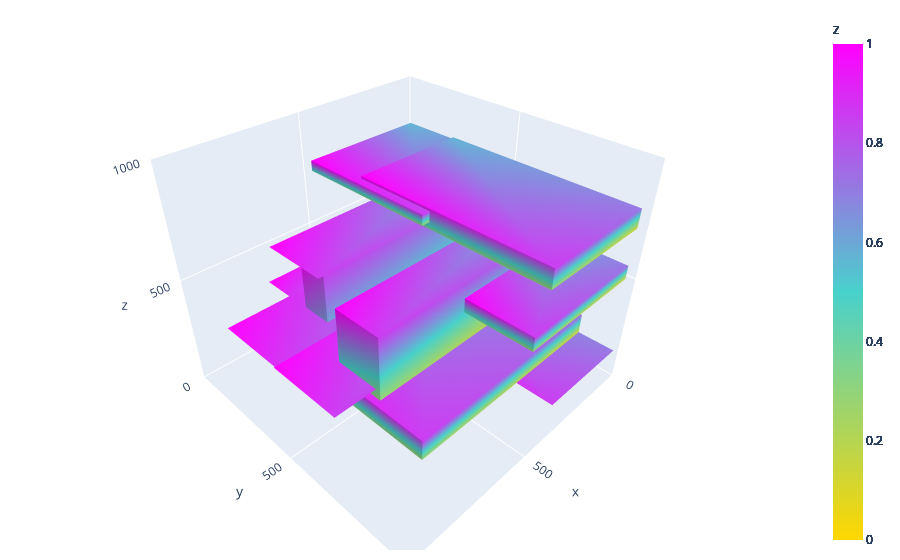

This figure's notebook cell:
### Code cell
response = requests.get(f"{boxes_url}?x=20")
response_boxes = [convert_box_json_to_nparray(box) for box in response.json()]
print(f"{len(response_boxes)})
show_3d_boxes(response_boxes)

### Figure 1 — Plotly figure (JSON) as saved in the notebook; plotly's stock layout.template omitted (floating-point values rounded to 4 significant figures)
{"data": [{"colorbar": {"title": {"text": "z"}}, "colorscale": [[0, "gold"], [0.5, "mediumturquoise"], [1, "magenta"]], "flatshading": true, "i": [7, 0, 0, 0, 4, 4, 6, 6, 4, 0, 3, 2], "intensity": [0, 0.1429, 0.2857, 0.4286, 0.5714, 0.7143, 0.8571, 1], "j": [3, 4, 1, 2, 5, 6, 5, 2, 0, 1, 6, 3], "k": [0, 7, 2, 3, 6, 7, 1, 1, 5, 5, 7, 6], "type": "mesh3d", "x": [24, 24, 965, 965, 24, 24, 965, 965], "y": [185, 493, 493, 185, 185, 493, 493, 185], "z": [374, 374, 374, 374, 374, 374, 374, 374]}, {"colorbar": {"title": {"text": "z"}}, "colorscale": [[0, "gold"], [0.5, "mediumturquoise"], [1, "magenta"]], "flatshading": true, "i": [7, 0, 0, 0, 4, 4, 6, 6, 4, 0, 3, 2], "intensity": [0, 0.1429, 0.2857, 0.4286, 0.5714, 0.7143, 0.8571, 1], "j": [3, 4, 1, 2, 5, 6, 5, 2, 0, 1, 6, 3], "k": [0, 7, 2, 3, 6, 7, 1, 1, 5, 5, 7, 6], "type": "mesh3d", "x": [10, 10, 795, 795, 10, 10, 795, 795], "y": [207, 442, 442, 207, 207, 442, 442, 207], "z": [652, 652, 652, 652, 652, 652, 652, 652]}, {"colorbar": {"title": {"text": "z"}}, "colorscale": [[0, "gold"], [0.5, "mediumturquoise"], [1, "magenta"]], "flatshading": true, "i": [7, 0, 0, 0, 4, 4, 6, 6, 4, 0, 3, 2], "intensity": [0, 0.1429, 0.2857, 0.4286, 0.5714, 0.7143, 0.8571, 1], "j": [3, 4, 1, 2, 5, 6, 5, 2, 0, 1, 6, 3], "k": [0, 7, 2, 3, 6, 7, 1, 1, 5, 5, 7, 6], "type": "mesh3d", "x": [4, 4, 99, 99, 4, 4, 99, 99], "y": [222, 688, 688, 222, 222, 688, 688, 222], "z": [111, 111, 111, 111, 111, 111, 111, 111]}, {"colorbar": {"title": {"text": "z"}}, "colorscale": [[0, "gold"], [0.5, "mediumturquoise"], [1, "magenta"]], "flatshading": true, "i": [7, 0, 0, 0, 4, 4, 6, 6, 4, 0, 3, 2], "intensity": [0, 0.1429, 0.2857, 0.4286, 0.5714, 0.7143, 0.8571, 1], "j": [3, 4, 1, 2, 5, 6, 5, 2, 0, 1, 6, 3], "k": [0, 7, 2, 3, 6, 7, 1, 1, 5, 5, 7, 6], "type": "mesh3d", "x": [17, 17, 211, 211, 17, 17, 211, 211], "y": [332, 454, 454, 332, 332, 454, 454, 332], "z": [18, 18, 18, 18, 18, 18, 18, 18]}, {"colorbar": {"title": {"text": "z"}}, "colorscale": [[0, "gold"], [0.5, "mediumturquoise"], [1, "magenta"]], "flatshading": true, "i": [7, 0, 0, 0, 4, 4, 6, 6, 4, 0, 3, 2], "intensity": [0, 0.1429, 0.2857, 0.4286, 0.5714, 0.7143, 0.8571, 1], "j": [3, 4, 1, 2, 5, 6, 5, 2, 0, 1, 6, 3], "k": [0, 7, 2, 3, 6, 7, 1, 1, 5, 5, 7, 6], "type": "mesh3d", "x": [5, 5, 721, 721, 5, 5, 721, 721], "y": [46, 190, 190, 46, 46, 190, 190, 46], "z": [350, 350, 350, 350, 350, 350, 350, 350]}, {"colorbar": {"title": {"text": "z"}}, "colorscale": [[0, "gold"], [0.5, "mediumturquoise"], [1, "magenta"]], "flatshading": true, "i": [7, 0, 0, 0, 4, 4, 6, 6, 4, 0, 3, 2], "intensity": [0, 0.1429, 0.2857, 0.4286, 0.5714, 0.7143, 0.8571, 1], "j": [3, 4, 1, 2, 5, 6, 5, 2, 0, 1, 6, 3], "k": [0, 7, 2, 3, 6, 7, 1, 1, 5, 5, 7, 6], "type": "mesh3d", "x": [19, 19, 324, 324, 19, 19, 324, 324], "y": [144, 816, 816, 144, 144, 816, 816, 144], "z": [218, 218, 218, 218, 218, 218, 218, 218]}, {"colorbar": {"title": {"text": "z"}}, "colorscale": [[0, "gold"], [0.5, "mediumturquoise"], [1, "magenta"]], "flatshading": true, "i": [7, 0, 0, 0, 4, 4, 6, 6, 4, 0, 3, 2], "intensity": [0, 0.1429, 0.2857, 0.4286, 0.5714, 0.7143, 0.8571, 1], "j": [3, 4, 1, 2, 5, 6, 5, 2, 0, 1, 6, 3], "k": [0, 7, 2, 3, 6, 7, 1, 1, 5, 5, 7, 6], "type": "mesh3d", "x": [11, 11, 107, 107, 11, 11, 107, 107], "y": [544, 791, 791, 544, 544, 791, 791, 544], "z": [160, 160, 160, 160, 160, 160, 160, 160]}, {"colorbar": {"title": {"text": "z"}}, "colorscale": [[0, "gold"], [0.5, "mediumturquoise"], [1, "magenta"]], "flatshading": true, "i": [7, 0, 0, 0, 4, 4, 6, 6, 4, 0, 3, 2], "intensity": [0, 0.1429, 0.2857, 0.4286, 0.5714, 0.7143, 0.8571, 1], "j": [3, 4, 1, 2, 5, 6, 5, 2, 0, 1, 6, 3], "k": [0, 7, 2, 3, 6, 7, 1, 1, 5, 5, 7, 6], "type": "mesh3d", "x": [8, 8, 976, 976, 8, 8, 976, 976], "y": [444, 712, 712, 444, 444, 712, 712, 444], "z": [391, 391, 391, 391, 391, 391, 391, 391]}, {"colorbar": {"title": {"text": "z"}}, "colorscale": [[0, "gold"], [0.5, "mediumturquoise"], [1, "magenta"]], "flatshading": true, "i": [7, 0, 0, 0, 4, 4, 6, 6, 4, 0, 3, 2], "intensity": [0, 0.1429, 0.2857, 0.4286, 0.5714, 0.7143, 0.8571, 1], "j": [3, 4, 1, 2, 5, 6, 5, 2, 0, 1, 6, 3], "k": [0, 7, 2, 3, 6, 7, 1, 1, 5, 5, 7, 6], "type": "mesh3d", "x": [14, 14, 366, 366, 14, 14, 366, 366], "y": [255, 989, 989, 255, 255, 989, 989, 255], "z": [141, 141, 141, 141, 141, 141, 141, 141]}, {"colorbar": {"title": {"text": "z"}}, "colorscale": [[0, "gold"], [0.5, "mediumturquoise"], [1, "magenta"]], "flatshading": true, "i": [7, 0, 0, 0, 4, 4, 6, 6, 4, 0, 3, 2], "intensity": [0, 0.1429, 0.2857, 0.4286, 0.5714, 0.7143, 0.8571, 1], "j": [3, 4, 1, 2, 5, 6, 5, 2, 0, 1, 6, 3], "k": [0, 7, 2, 3, 6, 7, 1, 1, 5, 5, 7, 6], "type": "mesh3d", "x": [26, 26, 457, 457, 26, 26, 457, 457], "y": [244, 978, 978, 244, 244, 978, 978, 244], "z": [725, 725, 725, 725, 725, 725, 725, 725]}, {"colorbar": {"title": {"text": "z"}}, "colorscale": [[0, "gold"], [0.5, "mediumturquoise"], [1, "magenta"]], "flatshading": true, "i": [7, 0, 0, 0, 4, 4, 6, 6, 4, 0, 3, 2], "intensity": [0, 0.1429, 0.2857, 0.4286, 0.5714, 0.7143, 0.8571, 1], "j": [3, 4, 1, 2, 5, 6, 5, 2, 0, 1, 6, 3], "k": [0, 7, 2, 3, 6, 7, 1, 1, 5, 5, 7, 6], "type": "mesh3d", "x": [20, 20, 498, 498, 20, 20, 498, 498], "y": [715, 975, 975, 715, 715, 975, 975, 715], "z": [497, 497, 497, 497, 497, 497, 497, 497]}, {"colorbar": {"title": {"text": "z"}}, "colorscale": [[0, "gold"], [0.5, "mediumturquoise"], [1, "magenta"]], "flatshading": true, "i": [7, 0, 0, 0, 4, 4, 6, 6, 4, 0, 3, 2], "intensity": [0, 0.1429, 0.2857, 0.4286, 0.5714, 0.7143, 0.8571, 1], "j": [3, 4, 1, 2, 5, 6, 5, 2, 0, 1, 6, 3], "k": [0, 7, 2, 3, 6, 7, 1, 1, 5, 5, 7, 6], "type": "mesh3d", "x": [23, 23, 487, 487, 23, 23, 487, 487], "y": [27, 543, 543, 27, 27, 543, 543, 27], "z": [753, 753, 753, 753, 753, 753, 753, 753]}, {"colorbar": {"title": {"text": "z"}}, "colorscale": [[0, "gold"], [0.5, "mediumturquoise"], [1, "magenta"]], "flatshading": true, "i": [7, 0, 0, 0, 4, 4, 6, 6, 4, 0, 3, 2], "intensity": [0, 0.1429, 0.2857, 0.4286, 0.5714, 0.7143, 0.8571, 1], "j": [3, 4, 1, 2, 5, 6, 5, 2, 0, 1, 6, 3], "k": [0, 7, 2, 3, 6, 7, 1, 1, 5, 5, 7, 6], "type": "mesh3d", "x": [23, 23, 798, 798, 23, 23, 798, 798], "y": [145, 856, 856, 145, 145, 856, 856, 145], "z": [150, 150, 150, 150, 150, 150, 150, 150]}, {"colorbar": {"title": {"text": "z"}}, "colorscale": [[0, "gold"], [0.5, "mediumturquoise"], [1, "magenta"]], "flatshading": true, "i": [7, 0, 0, 0, 4, 4, 6, 6, 4, 0, 3, 2], "intensity": [0, 0.1429, 0.2857, 0.4286, 0.5714, 0.7143, 0.8571, 1], "j": [3, 4, 1, 2, 5, 6, 5, 2, 0, 1, 6, 3], "k": [0, 7, 2, 3, 6, 7, 1, 1, 5, 5, 7, 6], "type": "mesh3d", "x": [0, 0, 832, 832, 0, 0, 832, 832], "y": [557, 728, 728, 557, 557, 728, 728, 557], "z": [352, 352, 352, 352, 352, 352, 352, 352]}, {"colorbar": {"title": {"text": "z"}}, "colorscale": [[0, "gold"], [0.5, "mediumturquoise"], [1, "magenta"]], "flatshading": true, "i": [7, 0, 0, 0, 4, 4, 6, 6, 4, 0, 3, 2], "intensity": [0, 0.1429, 0.2857, 0.4286, 0.5714, 0.7143, 0.8571, 1], "j": [3, 4, 1, 2, 5, 6, 5, 2, 0, 1, 6, 3], "k": [0, 7, 2, 3, 6, 7, 1, 1, 5, 5, 7, 6], "type": "mesh3d", "x": [20, 20, 438, 438, 20, 20, 438, 438], "y": [75, 368, 368, 75, 75, 368, 368, 75], "z": [353, 353, 353, 353, 353, 353, 353, 353]}, {"colorbar": {"title": {"text": "z"}}, "colorscale": [[0, "gold"], [0.5, "mediumturquoise"], [1, "magenta"]], "flatshading": true, "i": [7, 0, 0, 0, 4, 4, 6, 6, 4, 0, 3, 2], "intensity": [0, 0.1429, 0.2857, 0.4286, 0.5714, 0.7143, 0.8571, 1], "j": [3, 4, 1, 2, 5, 6, 5, 2, 0, 1, 6, 3], "k": [0, 7, 2, 3, 6, 7, 1, 1, 5, 5, 7, 6], "type": "mesh3d", "x": [24, 24, 733, 733, 24, 24, 733, 733], "y": [270, 380, 380, 270, 270, 380, 380, 270], "z": [52, 52, 52, 52, 52, 52, 52, 52]}, {"colorbar": {"title": {"text": "z"}}, "colorscale": [[0, "gold"], [0.5, "mediumturquoise"], [1, "magenta"]], "flatshading": true, "i": [7, 0, 0, 0, 4, 4, 6, 6, 4, 0, 3, 2], "intensity": [0, 0.1429, 0.2857, 0.4286, 0.5714, 0.7143, 0.8571, 1], "j": [3, 4, 1, 2, 5, 6, 5, 2, 0, 1, 6, 3], "k": [0, 7, 2, 3, 6, 7, 1, 1, 5, 5, 7, 6], "type": "mesh3d", "x": [26, 26, 457, 457, 26, 26, 457, 457], "y": [244, 978, 978, 244, 244, 978, 978, 244], "z": [725, 725, 725, 725, 808, 808, 808, 808]}, {"colorbar": {"title": {"text": "z"}}, "colorscale": [[0, "gold"], [0.5, "mediumturquoise"], [1, "magenta"]], "flatshading": true, "i": [7, 0, 0, 0, 4, 4, 6, 6, 4, 0, 3, 2], "intensity": [0, 0.1429, 0.2857, 0.4286, 0.5714, 0.7143, 0.8571, 1], "j": [3, 4, 1, 2, 5, 6, 5, 2, 0, 1, 6, 3], "k": [0, 7, 2, 3, 6, 7, 1, 1, 5, 5, 7, 6], "type": "mesh3d", "x": [20, 20, 498, 498, 20, 20, 498, 498], "y": [715, 975, 975, 715, 715, 975, 975, 715], "z": [497, 497, 497, 497, 558, 558, 558, 558]}, {"colorbar": {"title": {"text": "z"}}, "colorscale": [[0, "gold"], [0.5, "mediumturquoise"], [1, "magenta"]], "flatshading": true, "i": [7, 0, 0, 0, 4, 4, 6, 6, 4, 0, 3, 2], "intensity": [0, 0.1429, 0.2857, 0.4286, 0.5714, 0.7143, 0.8571, 1], "j": [3, 4, 1, 2, 5, 6, 5, 2, 0, 1, 6, 3], "k": [0, 7, 2, 3, 6, 7, 1, 1, 5, 5, 7, 6], "type": "mesh3d", "x": [23, 23, 487, 487, 23, 23, 487, 487], "y": [27, 543, 543, 27, 27, 543, 543, 27], "z": [753, 753, 753, 753, 798, 798, 798, 798]}, {"colorbar": {"title": {"text": "z"}}, "colorscale": [[0, "gold"], [0.5, "mediumturquoise"], [1, "magenta"]], "flatshading": true, "i": [7, 0, 0, 0, 4, 4, 6, 6, 4, 0, 3, 2], "intensity": [0, 0.1429, 0.2857, 0.4286, 0.5714, 0.7143, 0.8571, 1], "j": [3, 4, 1, 2, 5, 6, 5, 2, 0, 1, 6, 3], "k": [0, 7, 2, 3, 6, 7, 1, 1, 5, 5, 7, 6], "type": "mesh3d", "x": [23, 23, 798, 798, 23, 23, 798, 798], "y": [145, 856, 856, 145, 145, 856, 856, 145], "z": [150, 150, 150, 150, 244, 244, 244, 244]}, {"colorbar": {"title": {"text": "z"}}, "colorscale": [[0, "gold"], [0.5, "mediumturquoise"], [1, "magenta"]], "flatshading": true, "i": [7, 0, 0, 0, 4, 4, 6, 6, 4, 0, 3, 2], "intensity": [0, 0.1429, 0.2857, 0.4286, 0.5714, 0.7143, 0.8571, 1], "j": [3, 4, 1, 2, 5, 6, 5, 2, 0, 1, 6, 3], "k": [0, 7, 2, 3, 6, 7, 1, 1, 5, 5, 7, 6], "type": "mesh3d", "x": [0, 0, 832, 832, 0, 0, 832, 832], "y": [557, 728, 728, 557, 557, 728, 728, 557], "z": [352, 352, 352, 352, 625, 625, 625, 625]}, {"colorbar": {"title": {"text": "z"}}, "colorscale": [[0, "gold"], [0.5, "mediumturquoise"], [1, "magenta"]], "flatshading": true, "i": [7, 0, 0, 0, 4, 4, 6, 6, 4, 0, 3, 2], "intensity": [0, 0.1429, 0.2857, 0.4286, 0.5714, 0.7143, 0.8571, 1], "j": [3, 4, 1, 2, 5, 6, 5, 2, 0, 1, 6, 3], "k": [0, 7, 2, 3, 6, 7, 1, 1, 5, 5, 7, 6], "type": "mesh3d", "x": [20, 20, 438, 438, 20, 20, 438, 438], "y": [75, 368, 368, 75, 75, 368, 368, 75], "z": [353, 353, 353, 353, 357, 357, 357, 357]}, {"colorbar": {"title": {"text": "z"}}, "colorscale": [[0, "gold"], [0.5, "mediumturquoise"], [1, "magenta"]], "flatshading": true, "i": [7, 0, 0, 0, 4, 4, 6, 6, 4, 0, 3, 2], "intensity": [0, 0.1429, 0.2857, 0.4286, 0.5714, 0.7143, 0.8571, 1], "j": [3, 4, 1, 2, 5, 6, 5, 2, 0, 1, 6, 3], "k": [0, 7, 2, 3, 6, 7, 1, 1, 5, 5, 7, 6], "type": "mesh3d", "x": [24, 24, 733, 733, 24, 24, 733, 733], "y": [270, 380, 380, 270, 270, 380, 380, 270], "z": [52, 52, 52, 52, 601, 601, 601, 601]}], "layout": {"autosize": true, "margin": {"b": 10, "l": 10, "r": 20, "t": 10}, "scene": {"aspectmode": "auto", "aspectratio": {"x": 1.078, "y": 1.063, "z": 0.8727}, "xaxis": {"nticks": 4, "range": [0, 1000], "type": "linear"}, "yaxis": {"nticks": 4, "range": [0, 1000], "type": "linear"}, "zaxis": {"nticks": 4, "range": [0, 1000], "type": "linear"}}}}
